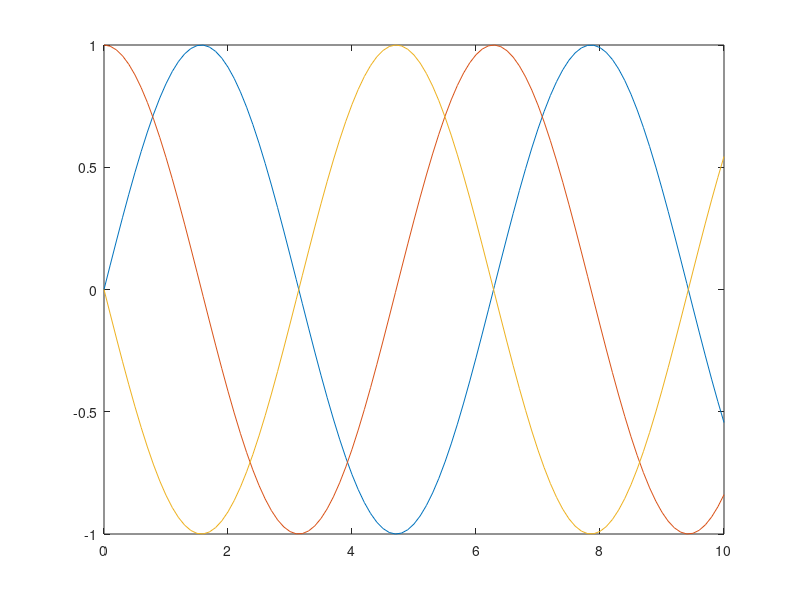
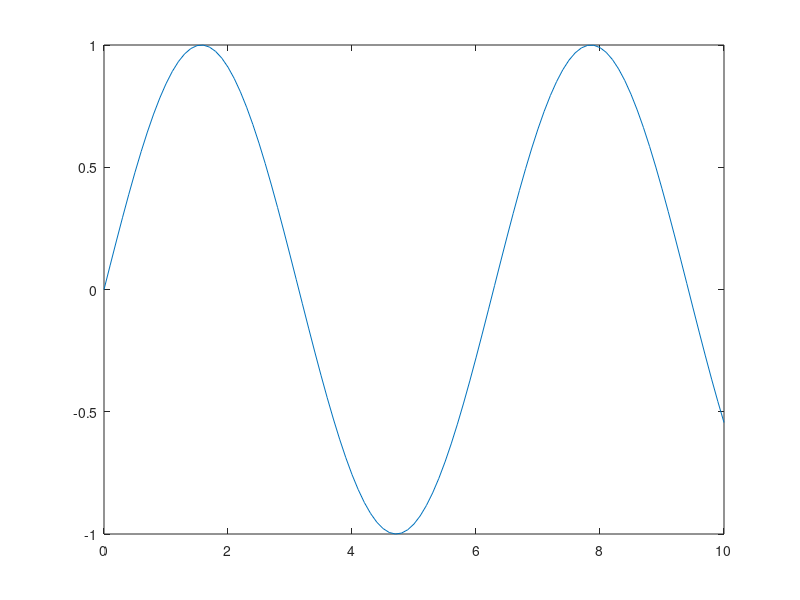
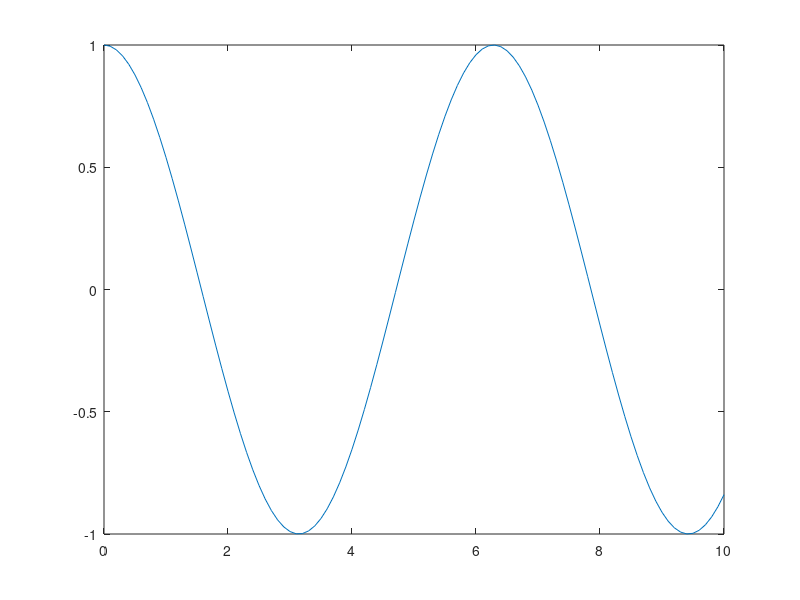
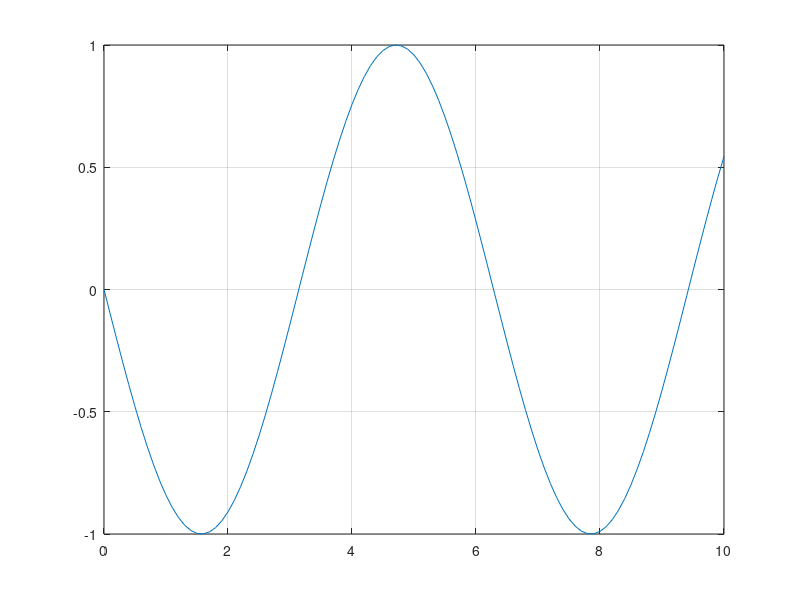

MATLAB code to generate these figures, in order:
% clc
clear
close % closes the previous plots and figures.
%session 3 notes
x = [1,2,3];
y = [5, 10, 17];
plot(x,y)
grid
title('first plot')
x = 0:0.1:10; %init
y = sin(x); 
%^ matlab recognizes the functions 
%and applies the function to all 
%the elements in the array or matrix.
plot(x,y)
grid
%^puts some grid in the plot
xlabel("time")
ylabel('amplitude')
title('Sin wave')

x = 0:0.1:10; %init
y = sin(x);
z = cos(x);
w = sin(x+pi);
%if there are more functions to plot:
%
plot(x, y, x, z, x, w) % plots two diagrams in one figure.
grid

%solutions to save the figure.
%print screen
%in edit drop down copy figure. (in the new window of the figure.)
%save option ... with the postfix of .fig

%other stories :
% when you select the cursor and double click on the plot you can customize
% the plot
xlabel("time")
ylabel('amplitude')
title('Sin wave')
legend('Sin', 'Cos', 'sin x+pi', 'Location', 'south')


%hold off and hold down.
%third section

x = 0:0.1:10; %init
y = sin(x);
z = cos(x);
w = sin(x+pi);
%if there are more functions to plot:
%
plot(x, y)
plot(x, z)
plot(x, w)% overwrites the picture.
grid

figure(1) % all the following will stay in figure one.
plot(x,y)
hold on% keeps the figure and keeps the following too.
plot(x,z)
plot(x,w)
hold off %is the same as one line figure.
figure(2)
plot(x, y)
figure(3)
plot(x, z)
figure(4)
plot(x, w)% overwrites the picture.
grid
%if we want to have one figure but we have multiple plots in it.
% for that matter we use suplot
% the order is from northwest and north
figure(5)
subplot(2,2,1)%first row first column
plot(x,y)
grid
xlabel("time")
ylabel('amplitude1')
title('Sin wave')
subplot(2,2,2)%first row second column
plot(x,z)
%%subplot(2,2,3)% second row first column.
%if we don't want to have the same sized figure.
subplot(2,2,[3,4]) %or [2,4] makes it in one column.
plot(x,w)
grid
xlabel("time")
ylabel('amplitude2')
title('Sin wave with phase')
% legend('Sin', 'Cos', 'sin x+pi', 'Location', 'south')
% search for more stuff if you are interested in!


%=====================================================%
% conditional, logical, and boolean expressions
% to create a boolean expression the easy way is to 
5>2
5<2
boolean = 5>2 % logical and =1
k = 1
whos
% other logical expressionss
4==2*2
2==2
2==1
2~=1
2~=2
2>=2
2<=2
% =< or => are not acceptable
n = rand(1,5)
n2 = n>0.5 % gives you logical array of its elements being >5.
% we can also use true / false
k = false
k = true
kk = [true false true]
whos
% for knowing the type of the variable at certain times.
islogical(kk) % returns a logical variable
islogical(n)
% also see:
% iskeyword
% isfile
% isfloat
% isequal
% isletter
% isenum
% isnan
% isinteger
% ischar
% isreal

% this transforms number values to logical variables
aa = [1 2 -1 0]
bb = logical(aa)
% operations on booleans and boolean algebra
a = logical([1 1 0])
b = logical([1 0 1])
c = and(a,b) % element wise and
c = or(a,b)
c = not(a)
c = xor(a,b)
% you can also use the operators
a&b;
a|b;
~a;
% short circuits operators
a = logical(a);
b = logical(b);
a && b;
a || b;
and(a,b); % this gives you the result for each element
% there are times that the values for operators aren't available
% for example checking out of bounds with the vectors and matrices
a = 0;
a==0 & (a>-1);% calculates both expressions parallel wise
a~=0 & a>-1;  % again
% but you want to evaluate if the first expression is true first and then
% persue the evaluation of other expressions.
a~=0 && a>-1;
% this example of mine makes it more obvious
a = [1 2 3];
i = 4;
i<=3 && a(i); % there shouldn't be a problem here.


% clc
